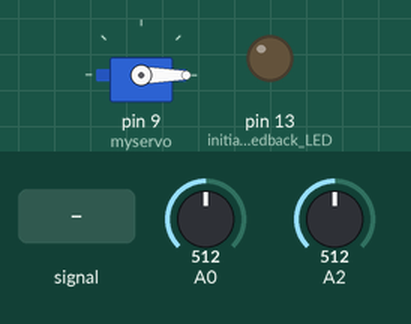
Recording of a sketch running on a simulated Arduino Uno, built with avr-gcc and run on an emulated ATmega328P. On the bench: servo, output pins drawn as LEDs (lit = HIGH). Dashed ring = blinking. The inputs (shaded band) are chosen by the test bench; at power-on: A0 = 512, A2 = 512.

Above: at 1.2 s.
1.3 s: A0 fed a 200 Hz sine of ±81 counts around its level
At 2.3 s:
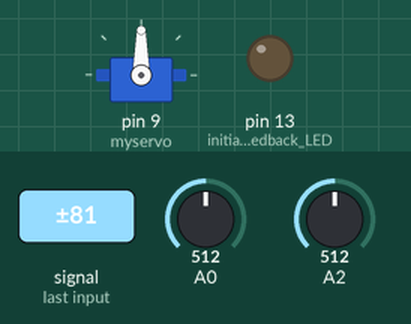
4.3 s: A0 set to 716
At 6.2 s:
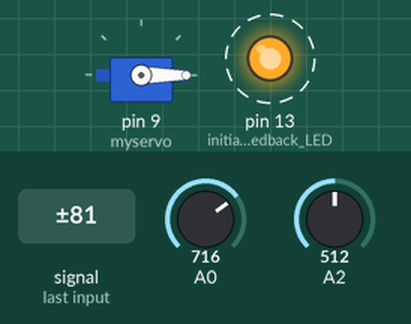
7.3 s: A0 set to 515
10.3 s: A0 set to 487
At 11.5 s:
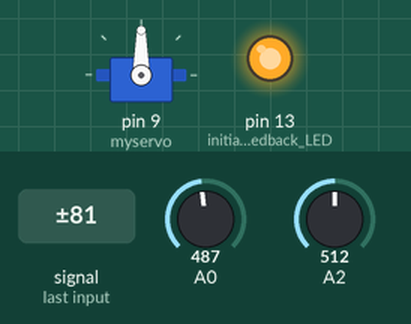
13.3 s: A0 set to 510
At 14.7 s:
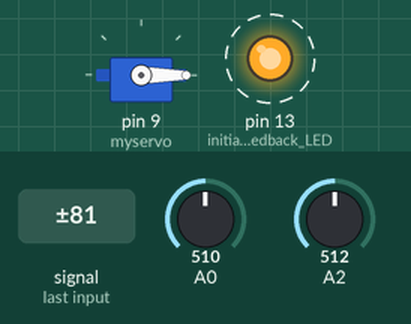
Timing chart, 0 to 17.3 s (numbered marks = the images above; inputs shaded):
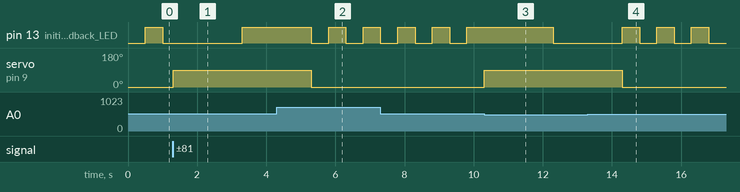

Measured:
- the behaviour switches between 500 and 499 on A0 (found by bisection; images 2 and 3)
- after the input at 1.3 s, servo on pin 9 (myservo): 0° → 90° at once
- after the input at 4.3 s, servo on pin 9 (myservo): 90° → 0° after 1.0 s
- after the input at 10.3 s, servo on pin 9 (myservo): 0° → 90° at once
- after the input at 13.3 s, servo on pin 9 (myservo): 90° → 0° after 1.0 s
- by itself, pin 13 (initialize_feedback_LED): alternates HIGH for 0.50 s and LOW for 0.50 s

The sketch:

payload-deployment.ino
```cpp
#include <Servo.h>
Servo myservo;  // create servo object to control a servo

unsigned int previous_time = millis(); //get the time at the beginning of the intialization
bool led_state = false; //feedback LED state tracker
int interval = 500; //set the time interval in milliseconds for flipping the feedback LED

void setup() {
  pinMode(13, OUTPUT); //initialize feedback LED
  myservo.attach(9);  // attaches the servo on pin 9 to the servo object
}

void loop() {
  //feedback code
  unsigned int current_time = millis();
  if(current_time >= previous_time + 500) {
    led_state = !led_state; //flip the led state
    digitalWrite(13, (led_state) ? HIGH : LOW);
    previous_time = current_time;
  }

  //actual code that actually runs
  int val1;
  int val3;
  val1 = analogRead(0);
  val3 = analogRead(2);
  int threshold = 500;
  if(val1 < threshold | val3 < threshold){
    myservo.write(90);
    delay(2000);
  } else { myservo.write(0); }
}
```
